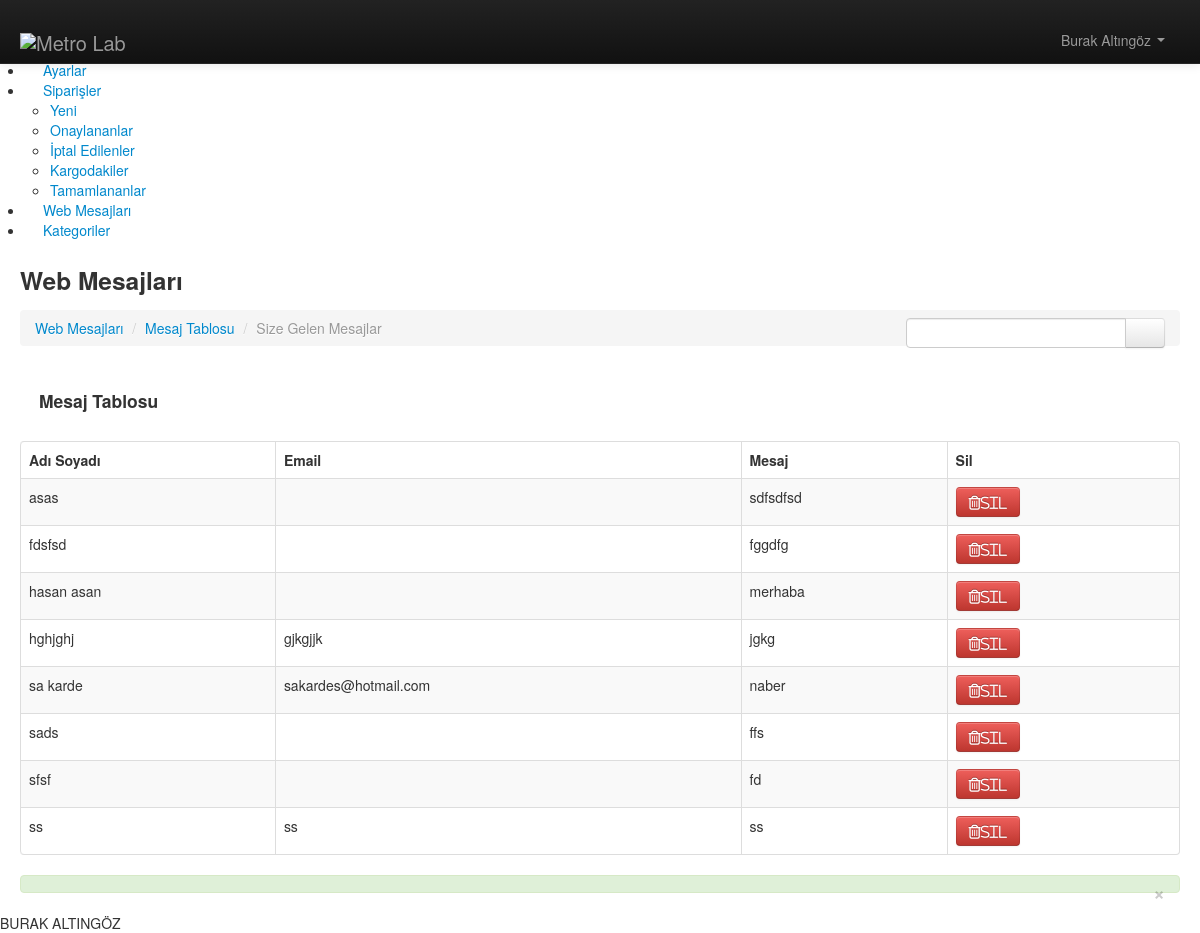
/burak1altingoz.xyz/index.php/admin/mesajlar, run on the app's committed database.
### tables this page shows
CREATE TABLE `mesajlar` (
  `Id` int(11) NOT NULL AUTO_INCREMENT,
  `adsoy` varchar(255) DEFAULT NULL,
  `email` varchar(255) DEFAULT NULL,
  `tel` int(10) DEFAULT NULL,
  `mesaj` text,
  `durum` varchar(255) DEFAULT NULL,
  `tarih` timestamp NULL DEFAULT NULL,
  `IP` varchar(6) DEFAULT NULL,
  PRIMARY KEY (`Id`)
);

### burak1altingoz.xyz/application/controllers/admin/Mesajlar.php (called while the page is built, shortened)
<?php
class Mesajlar extends CI_Controller {
	 public function __construct()
        {
				$this->load->helper('url');
				$this->load->library('session');
				$this->load->database();
				$this->load->model('Database_Model');
        }
	public function index()
	{
		$query=$this->db->query("select * from mesajlar order by adsoy");
		$data["veriler"]=$query->result();
		$this->load->view('admin/mesaj_listesi',$data);
 	}
}

### burak1altingoz.xyz/index.php (called while the page is built, shortened)
<?php
require_once BASEPATH.'core/CodeIgniter.php';

### burak1altingoz.xyz/application/views/admin/mesaj_listesi.php (the view, shortened to what this page needs)
   <div id="main-content">
      <div class="container-fluid">
         <div class="row-fluid">
            <div class="span12">
                <h3 class="page-title">
                  Web Mesajları
                </h3>
                <ul class="breadcrumb">
                    <li>
                        <a href="#">Web Mesajları</a>
                        <span class="divider">/</span>
                    </li>
                    <li>
                        <a href="#" >Mesaj Tablosu</a>
                        <span class="divider">/</span>
                    </li>
                    <li class="active">
                        Size Gelen Mesajlar
                    </li>
                    <li class="pull-right search-wrap">
                        <form action="search_result.html" class="hidden-phone">
                            <div class="input-append search-input-area">
                                <input class="" id="appendedInputButton" type="text">
                                <button class="btn" type="button"><i class="icon-search"></i> </button>
                            </div>
                        </form>
                    </li>
                </ul>
            </div>
         </div>
          <div class="row-fluid">
                 <div class="span12">
                     <div class="widget orange">
                         <div class="widget-title">
                             <h4><i class="icon-reorder"></i> Mesaj Tablosu</h4>
                         <span class="tools">
                             <a href="javascript:;" class="icon-chevron-down"></a>
                             <a href="javascript:;" class="icon-remove"></a>
                         </span>
                         </div>
                         <div class="widget-body">
                             <table class="table table-striped table-bordered table-advance table-hover">
                                 <thead>
                                 <tr>
							<th>Adı Soyadı</th>
								<th>Email</th>
								<th>Mesaj</th>
								<th>Sil</th>
							</tr>
						</thead>
						<tbody>
							<?php
							$sno=0;
							foreach($veriler as $rs)
							{ $sno++;
							?>
							<tr>
								<td><?=$rs->adsoy?></td>
								<td><?=$rs->email?></td>
								<td><?=$rs->mesaj?></td>
								<td>
									<a href="<?=base_url()?>admin/Mesajlar/mesaj_sil/<?=$rs->Id?>" onclick="return confirm('Kayıt Silicenek Emin Misiniz?')" class="btn btn-danger btn-xs"><i class="fa fa-trash-o ">Sil</i></button>
								</td>
							</tr>
							<?php } ?>
                                 </tbody>
                             </table>
                         </div>
                     </div>
			<div class="alert alert-success">
                             <button class="close" data-dismiss="alert">×</button>
					</div>
                 </div>
             </div>
      </div>
   </div>
</div>

### data on the page
mesajlar: adsoy "asas", mesaj "sdfsdfsd"
mesajlar: adsoy "fdsfsd", mesaj "fggdfg"
mesajlar: adsoy "hasan asan", mesaj "merhaba"
mesajlar: adsoy "hghjghj", email "gjkgjjk", mesaj "jgkg"
mesajlar: adsoy "sa karde", email "sakardes@hotmail.com", mesaj "naber"
mesajlar: adsoy "sads", mesaj "ffs"
mesajlar: adsoy "sfsf", mesaj "fd"
mesajlar: adsoy "ss", email "ss", mesaj "ss"
